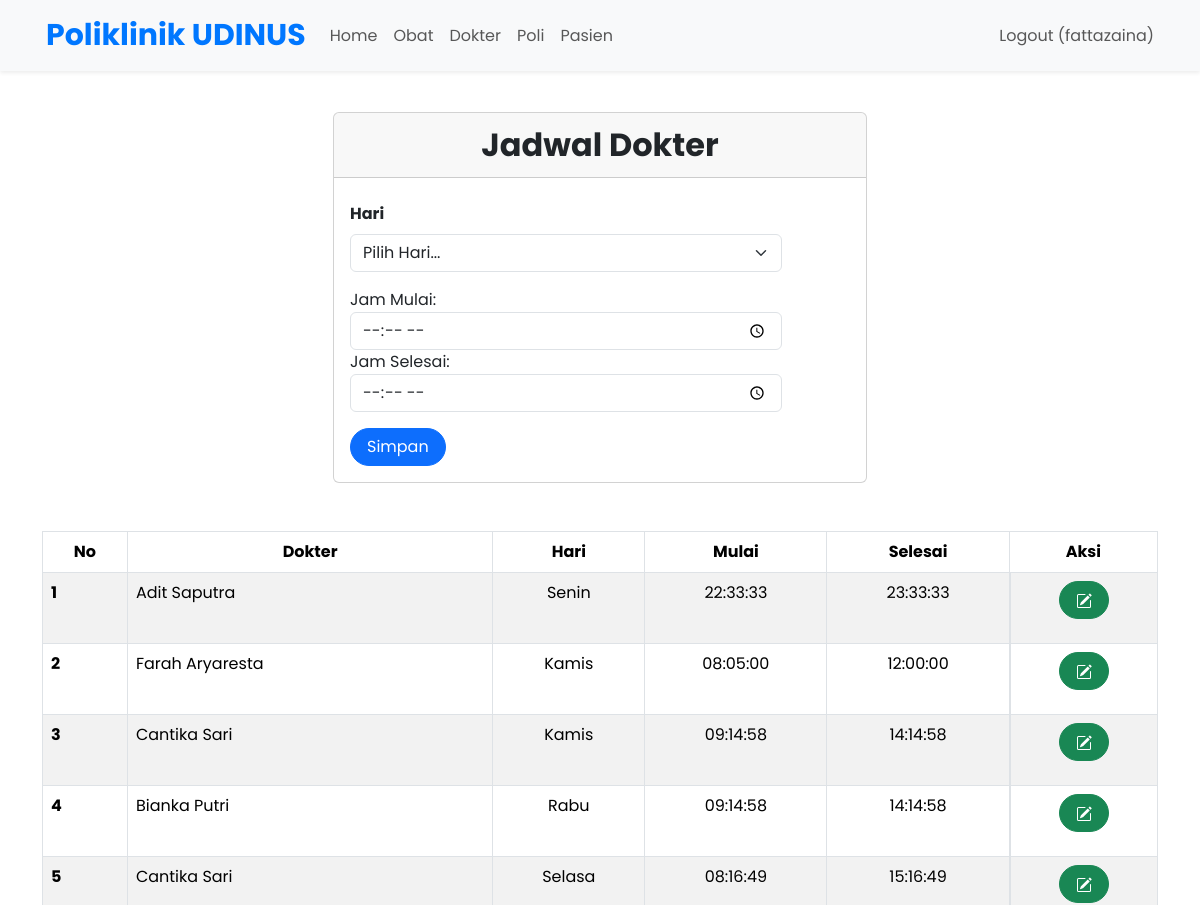
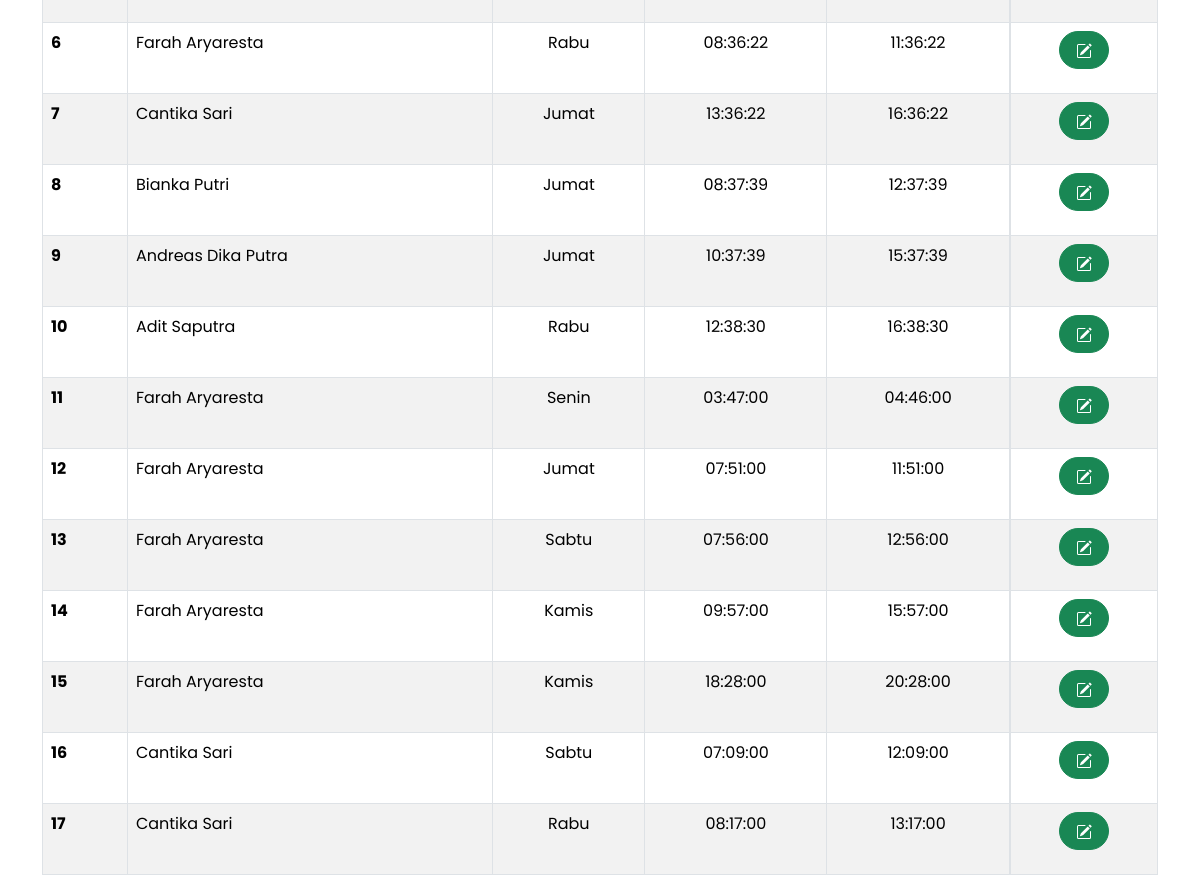
Page /index.php?page=jadwalDokterAdmin (signed in) on the committed database (2 pictures, top to bottom).
### tables this page shows
CREATE TABLE `jadwal_periksa` (
  `id` int(11) NOT NULL,
  `id_dokter` int(11) NOT NULL,
  `hari` enum('Senin','Selasa','Rabu','Kamis','Jumat','Sabtu') NOT NULL,
  `jam_mulai` time NOT NULL,
  `jam_selesai` time NOT NULL
);

CREATE TABLE `dokter` (
  `id` int(11) NOT NULL,
  `nama` varchar(255) NOT NULL,
  `alamat` varchar(255) NOT NULL,
  `no_hp` varchar(50) NOT NULL,
  `id_poli` int(11) NOT NULL,
  `password` varchar(255) NOT NULL
);

### jadwalDokterAdmin.php (the view, shortened to what this page needs)
<br>
<div class="container">
    <div class="container">
        <div class="row justify-content-center">
            <div class="col-md-6">
                <div class="card">
                    <div class="card-header text-center fw-bold" style="font-size: 2rem;">Jadwal Dokter</div>
                    <div class="card-body">
                        <form class="form row" method="POST" style="width: 30rem;" action="" name="myForm" onsubmit="return(validate());">
                            <?php
                            $jam_mulai = '';
                            $jam_selesai = '';
                            ?>
                            <div class="row mt-1">
                                <div class="form-group">
                                    <div class="row mt-1 mb-3">
                                        <label for="hari" class="form-label fw-bold">
                                            Hari
                                        </label>
                                        <div>
                                            <select class="form-select" aria-label="hari" name="hari" >
                                                <option selected>Pilih Hari...</option>
                                            </select>
                                        </div>
                                    </div>
                                </div>
                                <div class="form-group">
                                    <label for="jam_mulai">Jam Mulai:</label>
                                    <input value="<?php echo $jam_mulai ?>" type="time" class="form-control" id="jam_mulai" name="jam_mulai" required >
                                </div>
                                <div class="form-group">
                                    <label for="jam_selesai">Jam Selesai:</label>
                                    <input value="<?php echo $jam_selesai ?>" type="time" class="form-control" id="jam_selesai" name="jam_selesai" required>
                                </div>
                            </div>
                            <div class="row mt-3">
                                <div class=col>
                                    <button type="submit" class="btn btn-primary rounded-pill px-3 mt-auto" name="simpan">Simpan</button>
                                </div>
                            </div>
                        </form>
                    </div>
                </div>
            </div>
        </div>
    </div>
    <br>
    <br>
    <table class="table table-bordered table-striped table-hover">
        <thead>
            <tr class="text-center">
                <th scope="col">No</th>
                <th scope="col">Dokter</th>
                <th scope="col">Hari</th>
                <th scope="col">Mulai</th>
                <th scope="col">Selesai</th>
                <th scope="col">Aksi</th>
            </tr>
        </thead>
        <tbody>
            <?php
            $result = mysqli_query($mysqli, "SELECT dokter.nama, jadwal_periksa.id, jadwal_periksa.hari, jadwal_periksa.jam_mulai, jadwal_periksa.jam_selesai FROM dokter JOIN jadwal_periksa ON dokter.id = jadwal_periksa.id_dokter");
            $no = 1;
            while ($data = mysqli_fetch_array($result)) {
            ?>
                <tr>
                    <th scope="row"><?php echo $no++ ?></th>
                    <td><?php echo $data['nama'] ?></td>
                    <td class="text-center"><?php echo $data['hari'] ?></td>
                    <td class="text-center"><?php echo $data['jam_mulai'] ?></td>
                    <td class="text-center"><?php echo $data['jam_selesai'] ?></td>
                    <td class="d-flex justify-content-center ">
                        <div class="d-flex gap-2 mb-3">
                            <a type="button" class="btn btn-success rounded-pill px-3" href="index.php?page=obat&id=<?php echo $data['id'] ?>">
                            </a>
                        </div>
                    </td>
                </tr>
            <?php
            }
            ?>
        </tbody>
    </table>
</div>

### style.css (style rules this page uses)
* { margin: 0; padding: 0; }
body { font-family: 'Poppins', sans-serif; }
::placeholder { font-size: 16px; }

### rows in the picture
jadwal_periksa: id_dokter.nama "Adit Saputra", hari "Senin", jam_mulai "22:33:33", jam_selesai "23:33:33"
jadwal_periksa: id_dokter.nama "Farah Aryaresta", hari "Kamis", jam_mulai "08:05:00", jam_selesai "12:00:00"
jadwal_periksa: id_dokter.nama "Cantika Sari", hari "Kamis", jam_mulai "09:14:58", jam_selesai "14:14:58"
jadwal_periksa: id_dokter.nama "Bianka Putri", hari "Rabu", jam_mulai "09:14:58", jam_selesai "14:14:58"
jadwal_periksa: id_dokter.nama "Cantika Sari", hari "Selasa", jam_mulai "08:16:49", jam_selesai "15:16:49"
jadwal_periksa: id_dokter.nama "Farah Aryaresta", hari "Rabu", jam_mulai "08:36:22", jam_selesai "11:36:22"
jadwal_periksa: id_dokter.nama "Cantika Sari", hari "Jumat", jam_mulai "13:36:22", jam_selesai "16:36:22"
jadwal_periksa: id_dokter.nama "Bianka Putri", hari "Jumat", jam_mulai "08:37:39", jam_selesai "12:37:39"
jadwal_periksa: id_dokter.nama "Andreas Dika Putra", hari "Jumat", jam_mulai "10:37:39", jam_selesai "15:37:39"
jadwal_periksa: id_dokter.nama "Adit Saputra", hari "Rabu", jam_mulai "12:38:30", jam_selesai "16:38:30"
jadwal_periksa: id_dokter.nama "Farah Aryaresta", hari "Senin", jam_mulai "03:47:00", jam_selesai "04:46:00"
jadwal_periksa: id_dokter.nama "Farah Aryaresta", hari "Jumat", jam_mulai "07:51:00", jam_selesai "11:51:00"
jadwal_periksa: id_dokter.nama "Farah Aryaresta", hari "Sabtu", jam_mulai "07:56:00", jam_selesai "12:56:00"
jadwal_periksa: id_dokter.nama "Farah Aryaresta", hari "Kamis", jam_mulai "09:57:00", jam_selesai "15:57:00"
jadwal_periksa: id_dokter.nama "Farah Aryaresta", hari "Kamis", jam_mulai "18:28:00", jam_selesai "20:28:00"
jadwal_periksa: id_dokter.nama "Cantika Sari", hari "Sabtu", jam_mulai "07:09:00", jam_selesai "12:09:00"
jadwal_periksa: id_dokter.nama "Cantika Sari", hari "Rabu", jam_mulai "08:17:00", jam_selesai "13:17:00"

### other values in the picture
$_SESSION['username'] "fattazaina"
